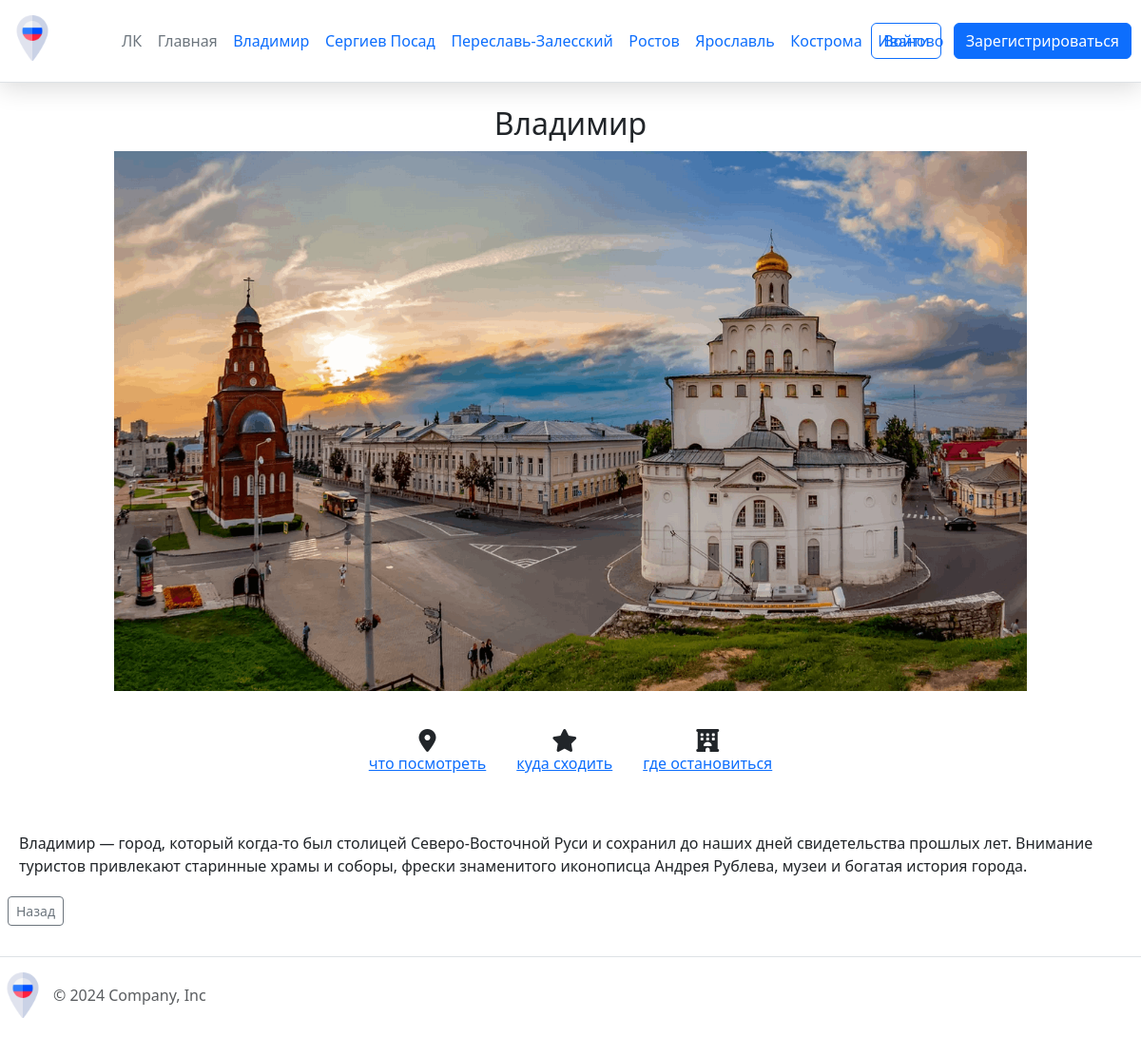
Page /city_detail/1 on the committed database.
### app.py (models this page shows)
class City(db.Model):
    city_id = db.Column(db.Integer, primary_key=True)
    city_name = db.Column(db.String(20), nullable=False)
    photo = db.Column(db.LargeBinary, nullable=False)
    description = db.Column(db.Text, nullable=False)

### app.py (the view)
@app.route("/city_detail/<int:city_id>")
def city_detail(city_id):
    city = City.query.get(city_id)
    city_slug = transliterate(city.city_name)
    return render_template('city_detail.html', city=city, city_slug=city_slug)

### app.py (called while the page is built)
@app.context_processor
def inject_cities():
    cities = City.query.all()
    return dict(cities=cities)

def transliterate(text):
    translit_dict = {
        'а': 'a', 'б': 'b', 'в': 'v', 'г': 'g', 'д': 'd', 'е': 'e', 'ё': 'e',
        'ж': 'zh', 'з': 'z', 'и': 'i', 'й': 'y', 'к': 'k', 'л': 'l', 'м': 'm',
        'н': 'n', 'о': 'o', 'п': 'p', 'р': 'r', 'с': 's', 'т': 't', 'у': 'u',
        'ф': 'f', 'х': 'kh', 'ц': 'ts', 'ч': 'ch', 'ш': 'sh', 'щ': 'shch',
        'ъ': '', 'ы': 'y', 'ь': '', 'э': 'e', 'ю': 'yu', 'я': 'ya'
    }
    result = ''.join(translit_dict.get(char, char) for char in text.lower())
    result = re.sub(r'[^a-z0-9-]', '-', result)  # Заменяем недопустимые символы на '-'
    result = re.sub(r'-+', '-', result)  # Убираем дублирующиеся '-'
    return result.strip('-')  # Убираем '-' в начале и конце

### templates/city_detail.html (shortened to what this page needs)
{% extends 'base.html' %}
{% block content %}
<h2>{{ city.city_name }}</h2>
<img src="{{ url_for('static', filename='img/' + city.photo) }}" class="card-img-top img-fluid" alt="{{ city.city_name }}">
<div class="icons-container">
    <div class="flex justify-around items-center mb-6 text-gray-600">
        <div class="icon-item">
            <i class="fas fa-map-marker-alt"></i>
            <a href="{{ url_for('attractions', city_id=city.city_id) }}" class="text-link hover:underline">
                что посмотреть
            </a>
        </div>
        <div class="icon-item">
            <i class="fas fa-star"></i>
            <a href="#" class="text-link hover:underline">
                куда сходить
            </a>
        </div>
        <div class="icon-item">
            <i class="fas fa-hotel"></i>
            <a href="https://travel.yandex.ru/hotels/{{ city_slug }}/" class="text-link hover:underline">
                где остановиться
            </a>
        </div>
    </div>
</div>
<div class="about">{{ city.description }}</div>
<div class="d-flex justify-content-between align-items-center">
    <div class="btn-group">
        <a href="{{ url_for('index') }}" class="btn btn-sm btn-outline-secondary ms-2 mb-2">Назад</a>
    </div>
</div>
{% endblock %}

### templates/base.html (shortened to what this page needs)
<!DOCTYPE html>
<html lang="en">
<head>
    <link href="https://cdn.jsdelivr.net/npm/bootstrap@5.3.3/dist/css/bootstrap.min.css" rel="stylesheet">
    <link rel="stylesheet" href="https://cdnjs.cloudflare.com/ajax/libs/font-awesome/6.2.0/css/all.min.css" />
    <link rel="stylesheet" href="https://cdn.jsdelivr.net/npm/sweetalert2@11/dist/sweetalert2.min.css">
    <link rel="stylesheet" href="{{url_for('static', filename='css/main.css')}}">
</head>
<body>
    <div class="page">
        <header class="d-flex flex-wrap align-items-center justify-content-center justify-content-md-between py-3 mb-4 border-bottom">
          <div class="col-md-3 mb-2 mb-md-0">
            <a href="/" class="d-inline-flex link-body-emphasis text-decoration-none">
              <img class="header__img" src="{{ url_for('static', filename='img/russia.png') }}" alt="russia">
            </a>
          </div>
          <div class="col-md-6 mb-0 mb-md-0 d-flex justify-content-center">
            <ul class="nav col-12 col-md-auto mb-2 justify-content-center mb-md-0">
              <li><a href="{{ url_for('lk') }}" class="nav-link px-2 link-secondary">ЛК</a></li>
              <li><a href="{{ url_for('index') }}" class="nav-link px-2 link-secondary">Главная</a></li>
              {% for city in cities %}
                <li class="nav-item">
                  <a class="nav-link" href="{{ url_for('city_detail', city_id=city.city_id) }}">{{ city.city_name }}</a>
                </li>
              {% endfor %}
            </ul>
          </div>
          <div class="col-md-3 text-end">
            <a href="{{ url_for('login') }}"><button type="button" class="btn btn-outline-primary me-2">Войти</button></a>
            <a href="{{ url_for('register') }}"><button type="button" class="btn btn-primary">Зарегистрироваться</button></a>
          </div>
        </header>
        <div class="content">
            {% block content %}{% endblock %}
        </div>
        <footer class="d-flex flex-wrap justify-content-between align-items-center py-3 my-4 border-top">
            <div class="col-md-4 d-flex align-items-center">
              <a href="/" class="mb-3 me-2 mb-md-0 text-body-secondary text-decoration-none lh-1">
                <img class="header__img" src="{{ url_for('static', filename='img/russia.png') }}" alt="russia">
              </a>
              <span class="mb-3 mb-md-0 text-body-secondary">© 2024 Company, Inc</span>
            </div>
          </footer>
</body>
</html>

### static/css/main.css (style rules this page uses)
header { position: sticky; top: 0; padding: 10px; z-index: 1000; background: #fff; -webkit-box-shadow: 0 5px 25px rgba(0, 0, 0, 0.15); box-shadow: 0 5px 25px rgba(0, 0, 0, 0.15) ; }
.header__img { height: 48px; width: 48px; }
.nav-link { padding: 0.2rem 0.5rem; }
.nav li { padding-right: 0.5px; }
.nav li:last-child { padding-right: 0; }
h2 { text-align: center; margin-top: 0; }
.card-img-top { width: 100%; height: 200px; object-fit: cover; }
.img-fluid { margin: 10px auto 20px; display: block; max-width: 80%; height: auto; }
.icons-container { display: flex; justify-content: center; margin-top: 20px; margin-bottom: 20px; }
.icon-item i { font-size: 1.5rem; }
.flex { display: flex; flex-direction: row; margin-top: 20px; margin-bottom: 20px; }
.icon-item { display: inline-flex; flex-direction: column; text-align: center; margin: 0 1rem; }
.about { margin-top: 0; text-align: left; padding: 20px; }

### rows in the picture
City: city_name "Владимир", photo (picture), description "Владимир — город, который когда-то был столицей Северо-Восточной Руси и сохранил до наших дней свидетельства прошлых лет. Внимание туристов привлекают старинные храмы и соборы, фрески знаменитого иконописца Андрея Рублева, музеи и богатая история города."
City: city_name "Сергиев Посад"
City: city_name "Переславь-Залесский"
City: city_name "Ростов"
City: city_name "Ярославль"
City: city_name "Кострома"
City: city_name "Иваново"
